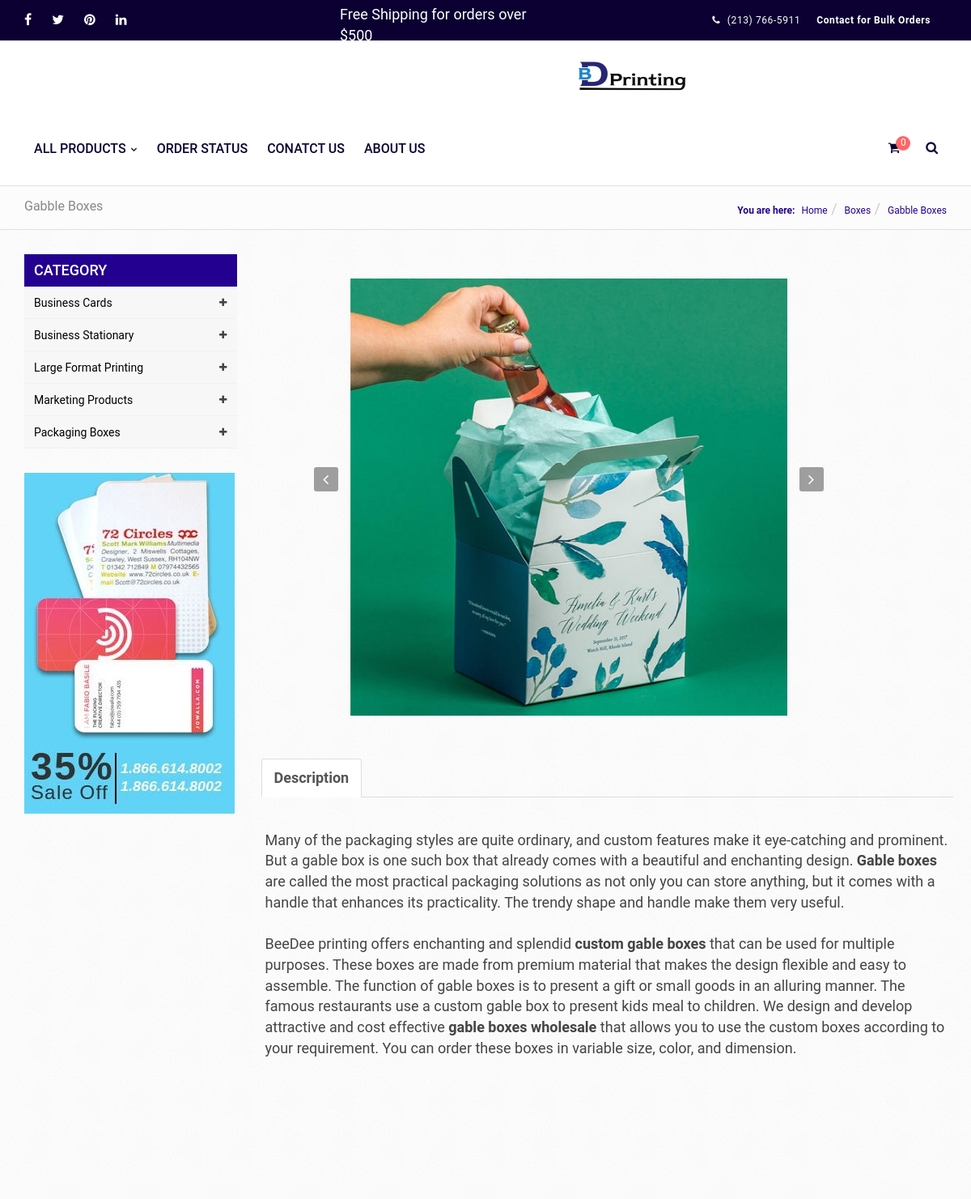
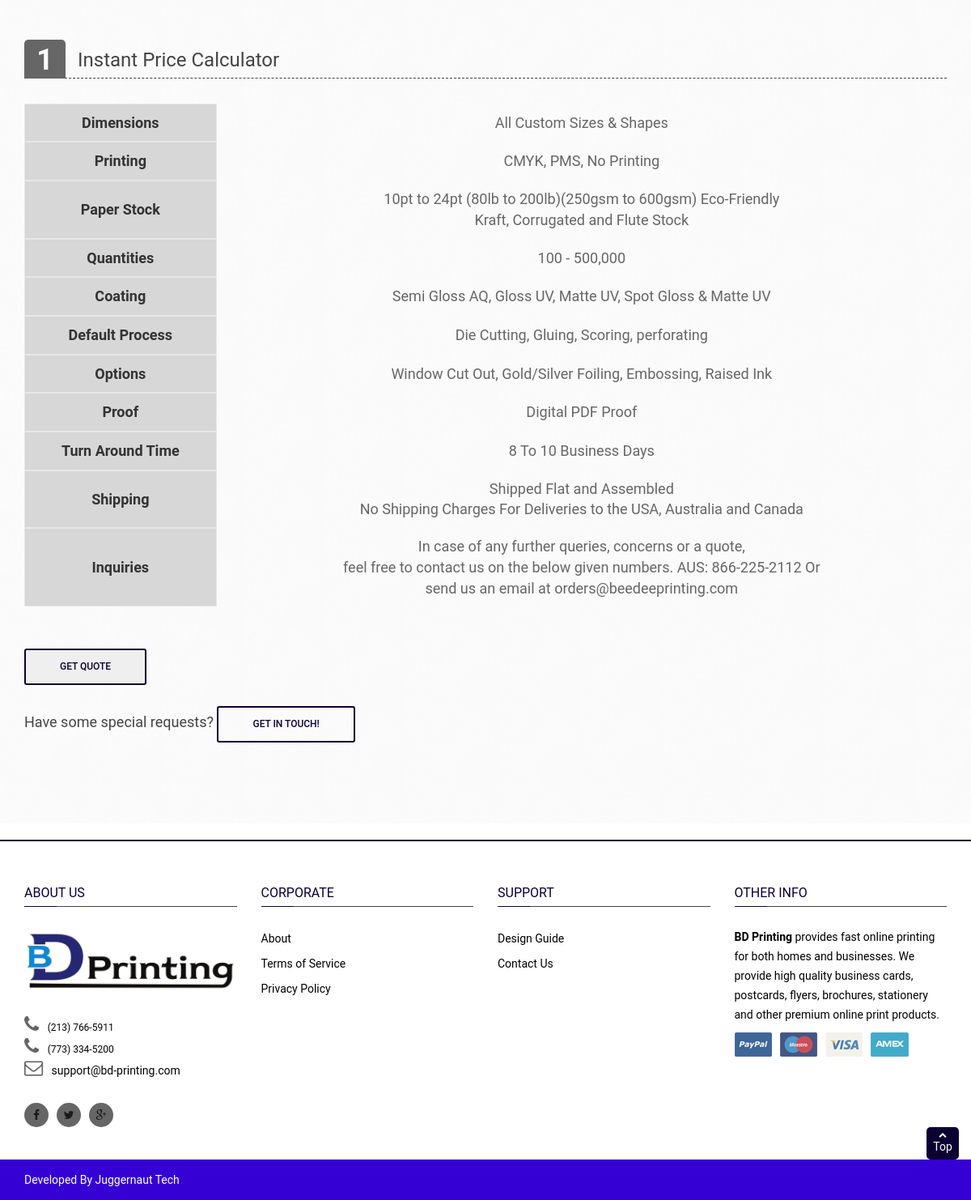
/boxes/gable-boxes-detail, run on the app's committed database (2 pictures, top to bottom).
### boxes/models.py (models this page shows, shortened)
class Products(models.Model):
    Label = models.CharField(max_length=50,default='prod')
    Description = models.TextField(default='des',max_length=5000)
    image1 = models.ImageField(upload_to='static/Product_Images/Business_Cards/',max_length=None)
    image2 = models.ImageField(upload_to='static/Product_Images/Business_Cards/',max_length=None)
    image3 = models.ImageField(upload_to='static/Product_Images/Business_Cards/',max_length=None)
    class Meta:
        verbose_name = "Product List"

### boxes/views.py (the view)
# urls.py: path('gable-boxes-detail', Gable_Boxes, name='gable-boxes-detail'),
def Gable_Boxes(request):
    product = b_products.objects.get(id=2)
    b_object = b_products.objects.all()
    bc_object = bc_products.objects.all()
    bs_object = bs_products.objects.all()
    lf_object = lf_products.objects.all()
    mp_object = mp_products.objects.all()
    urls_bc_aside = ["/business-cards/business-card-detail" , "/business-cards/edge-painted-detail", "/business-cards/foil-business-card-detail","/business-cards/raised-spot-uv-business-card-detail", "/business-cards/pantone-business-cards-detail", "/business-cards/plastic-business-cards-detail", "/business-cards/raised-ink-business-cards-detail"]
    urls_bs_aside =  ["/business-stationary/envelopes-detail", "/business-stationary/letterhead-detail", "/business-stationary/notepad-detail"]
    urls_lf_aside = ["/large-format/floor-stickers-detail", "/large-format/foamcore-poster-detail", "/large-format/poster-printing-detail", "/large-format/retractable-banners-detail", "/large-format/table-cover-detail"]
    urls_mp_aside = ["/marketing-products/calenders-detail", "/marketing-products/brouchers-flyers-detail" , "/marketing-products/postcards-detail", "/marketing-products/hangtags-detail", "/marketing-products/labels-and-stickers-detail" , "/marketing-products/ncr-forms-detail" , "/marketing-products/presentation-folder-detail", "custom-holiday-cards-detail"]
    b_urls = ["pillow-boxes-detail", "gable-boxes-detail" ," window-boxes-detail", "mailer-boxes-detail" , " kraft-boxes-detail", "cosmetics-boxes-detail" ,"sleeve-boxes-detail", "display-boxes-detail", "beverage-boxes-detail", "candle-boxes-detail", "auto-parts-boxes-detail", "pizza-boxes-detail"]
    bc_aside = zip(urls_bc_aside,bc_object)
    bs_aside = zip(urls_bs_aside,bs_object)
    lf_aside = zip(urls_lf_aside,lf_object)
    mp_aside = zip(urls_mp_aside,mp_object)
    b_aside = zip(b_urls,b_object)
    context ={
        "bc_product" : bc_object,
        "bs_product" : bs_object,
        "lf_product" : lf_object,
        "mp_product" : mp_object,
        "b_object"   : b_object,
        "label" : product.Label,
        "Description": product.Description,
        "image1" : product.image1,
        "image2" : product.image2,
        "image3" : product.image3,
        "bc_aside" : bc_aside,
        "bs_aside" : bs_aside,
        "lf_aside" : lf_aside,
        "mp_aside" : mp_aside,
        "b_aside" : b_aside,
    }
    if request.POST:
        request.session['id'] = '2'
        return redirect('b-checkout')
    return render(request, 'boxes/gable_box.html', context)

### boxes/templates/boxes/gable_box.html (shortened to what this page needs)
{% extends 'base.html' %}
{% load static %}
{% block content %}
<main class="main" id="product-detail">
    <section class="header-page">
        <div class="container">
            <div class="row">
                <div class="col-sm-3 hidden-xs">
                    <h1 class="mh-title"> {{ label }}</h1>
                </div>
                <div class="breadcrumb-w col-sm-9">
                    <span class="hidden-xs"><strong>You are here:</strong></span>
                    <ul class="breadcrumb">
                        <li>
                            <a href="{% url 'home' %}">Home</a>
                        </li>
                        <li>
                            <a href="{% url 'business-cards' %}">Boxes</a>
                        </li>
                        <li>
                            <span>{{ label }}</span>
                        </li>
                    </ul>
                </div>
            </div>
        </div>
    </section>
    <section class="category-w parten-bg">
        <div class="container">
            <div class="row">
                <div class="col">
                    <aside id="sidebar_cate" class="col-sm-3 hidden-xs">
                        <h3 class="sidebar-title">Category</h3>
                        <ul id="cate_list" class="cate_list">
                            <li class="level0 parent">
                                <a href="#" title="Business Cards">
                                    <span style="color: black;">Business Cards</span>
                                    <i class="fa fa-plus"></i>
                                </a>
                            </li>
                            <li class="level0 parent">
                                <a href="#" title="Business Stationary">
                                    <span style="color: black;">Business Stationary</span>
                                    <i class="fa fa-plus"></i>
                                </a>
                            </li>
                            <li class="level0 parent">
                                <a href="#" title="Large Format Printing">
                                    <span style="color: black;">Large Format Printing</span>
                                    <i class="fa fa-plus"></i>
                                </a>
                            </li>
                            <li class="level0 parent">
                                <a href="#" title="Marketing Products">
                                    <span style="color: black;">Marketing Products</span>
                                    <i class="fa fa-plus"></i>
                                </a>
                            </li>
                            <li class="level0 parent">
                                <a href="#" title="Boxes">
                                    <span style="color: black;">Packaging Boxes</span>
                                    <i class="fa fa-plus"></i>
                                </a>
                            </li>
                        </ul>
                        <div class="category-left-banner">
                            <a href="#" title="category left banner">
                                <img src="{% static 'images/banner/category/left-banner2.jpg' %}" alt="Left banner">
                            </a>
                        </div>
                    </aside>
                </div>
                <div class="col">
                    <div class="row">
                        <div class="col-md-6">
                            <div class="tab-content clearfix">
                                <div role="tabpanel" class="tab-pane active">
                                    <div class="col-md-8 col-md-offset-2 col-xs-12 ideals-w" style="margin-top: 10px;">
                                        <div class="ideal">
                                            <img src="{{ image1.url }}" alt="ideal 1">
                                        </div>
                                    </div>
                                </div>
                            </div>
                            <div class="container">
                                <div class="row" style="width: 75%;">
                                    <div class="row">
                                        <div class="col-md-12 col-xs-12">
                                            <ul class="nav nav-tabs" role="tablist">
                                                <li role="presentation" class="active"><a href="#features"
                                                        aria-controls="features" role="tab"
                                                        data-toggle="tab"><strong>Description</strong></a></li>
                                            </ul>
                                        </div>
                                    </div>
                                    <div class="row">
                                        <div class="tab-content clearfix">
                                            <div role="tabpanel" class="tab-pane active" id="features">
                                                <div class="product-shortdescript v-middle">
                                                    <div
                                                        style="overflow-y: scroll; width:100%; height: 450px; padding:20px;">
                                                        {{ Description |safe }}
                                                    </div>
                                                </div>
                                            </div>
                                        </div>
                                    </div>
                                </div>
                            </div>
                        </div>
                    </div>
                </div>
            </div>
        </div>
    </section>
    <section class="add-to-cart-w">
        <div class="container">
            <div class="row">
                <div class="col-md-12 col-sm-12 product-options">
                    <div class="atc-header">
                        <span class="number">1</span>
                        <h3>Instant Price Calculator</h3>
                    </div>
                    <div class="row">
                        <div class="option-grib-w col-md-12">
                            <div class="scroll-pane horizontal-only">
                                <table>
                                    <tr class="strikeout">
                                        <th>Dimensions</th>
                                        <td>All Custom Sizes & Shapes</td>
                                    </tr>
                                    <tr class="strikeout">
                                        <th>Printing</th>
                                        <td>CMYK, PMS, No Printing</td>
                                    </tr>
                                    <tr class="strikeout">
                                        <th>Paper Stock</th>
                                        <td>10pt to 24pt (80lb to 200lb)(250gsm to 600gsm) Eco-Friendly
                                            <br>
                                        Kraft, Corrugated and Flute Stock</td>
                                    </tr>
                                    <tr class="strikeout">
                                        <th>Quantities</th>
                                        <td>100 - 500,000</td>
                                    </tr>
                                    <tr class="strikeout">
                                        <th>Coating</th>
                                        <td>Semi Gloss AQ, Gloss UV, Matte UV, Spot Gloss & Matte UV</td>
                                    </tr>
                                    <tr class="strikeout">
                                        <th>Default Process</th>
                                        <td>Die Cutting, Gluing, Scoring, perforating</td>
                                    </tr>
                                    <tr class="strikeout">
                                        <th>Options</th>
                                        <td>Window Cut Out, Gold/Silver Foiling, Embossing, Raised Ink</td>
                                    </tr>
                                    <tr class="strikeout">
                                        <th>Proof</th>
                                        <td>Digital PDF Proof</td>
                                    </tr>
                                    <tr class="strikeout">
                                        <th>Turn Around Time</th>
                                        <td>8 To 10 Business Days</td>
                                    </tr>
                                    <tr class="strikeout">
                                        <th>Shipping</th>
                                        <td>Shipped Flat and Assembled
                                            <br>
                                            No Shipping Charges For Deliveries to the USA, Australia and Canada</td>
                                    </tr>
                                    <tr class="strikeout">
                                        <th>Inquiries</th>
                                        <td>In case of any further queries, concerns or a quote,
                                            <br>
                                         feel free to contact us on the below given numbers. AUS: 866-225-2112 Or
                                            <br>
                                         send us an email at orders@beedeeprinting.com</td>
                                    </tr>
                                </table>
                            </div>
                        </div>
                    </div>
                    <br>
                    <br>
                    <form method="POST" id="product-detail-form">
                        <input class="btn-readmore" type="submit" value="Get Quote" >
                    </form>
                    <br>
                    <p style="padding-right:30px;"> Have some special requests?
                        <a href="{% url 'contact-us' %}" class="btn-readmore">Get in touch!</a>
                    </p>
                </div>
            </div>
        </div>
    </section>
</main>
{% endblock content %}

### data on the page
Products: Label "Gabble Boxes", Description "Many of the packaging styles are quite ordinary, and custom features make it eye-catching and prominent. But a gable box is one such box that already comes with a beautiful and enchanting design. Gable boxes are called the most practical packaging solutions as not only you can store anything, but it comes with a handle that enhances its practicality. The trendy shape and handle make them very useful. BeeDee printing offers enchanting and splendid custom gable boxes that can be used for multiple purposes. These boxes are made from premium material that makes the design flexible and easy to assemble. The function of gable boxes is to present a gift or small goods in an alluring manner. The…"
